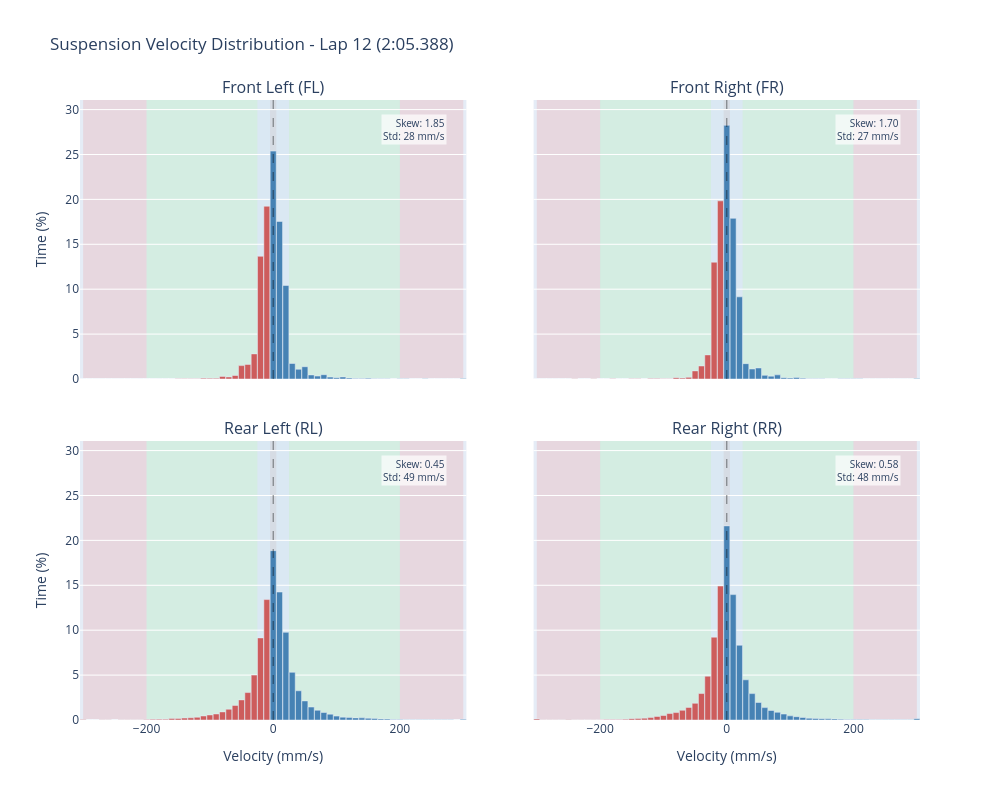

Notebook source saved alongside this figure:
### Markdown cell above
## Velocity Histogram Visualization

This 4-quadrant plot shows the velocity distribution for each corner:
- **Blue bars**: Bump (compression) - positive velocity
- **Red bars**: Rebound (extension) - negative velocity
- **Background shading**: Velocity range zones

### Code cell
# Plot velocity histograms
fig = plot_suspension_velocity_histogram(
    result,
    title=f"Suspension Velocity Distribution - Lap {int(selected_lap['num'])} ({format_lap_time(selected_lap['lap_time'])})",
)
show_fig(fig)

### Figure 1 — Plotly figure (JSON) as saved in the notebook; plotly's stock layout.template omitted (floating-point values rounded to 4 significant figures)
{"data": [{"hovertemplate": "Velocity: %{x:.0f} mm/s<br>Time: %{y:.1f}%<extra></extra>", "marker": {"color": ["indianred", "indianred", "indianred", "indianred", "indianred", "indianred", "indianred", "indianred", "indianred", "indianred", "indianred", "indianred", "indianred", "indianred", "indianred", "indianred", "indianred", "indianred", "indianred", "indianred", "indianred", "indianred", "indianred", "indianred", "indianred", "indianred", "indianred", "indianred", "indianred", "indianred", "steelblue", "steelblue", "steelblue", "steelblue", "steelblue", "steelblue", "steelblue", "steelblue", "steelblue", "steelblue", "steelblue", "steelblue", "steelblue", "steelblue", "steelblue", "steelblue", "steelblue", "steelblue", "steelblue", "steelblue", "steelblue", "steelblue", "steelblue", "steelblue", "steelblue", "steelblue", "steelblue", "steelblue", "steelblue", "steelblue", "steelblue"]}, "name": "FL", "showlegend": false, "type": "bar", "x": [-300.0, -290.0, -280.0, -270.0, -260.0, -250.0, -240.0, -230.0, -220.0, -210.0, -200.0, -190.0, -180.0, -170.0, -160.0, -150.0, -140.0, -130.0, -120.0, -110.0, -100.0, -90.0, -80.0, -70.0, -60.0, -50.0, -40.0, -30.0, -20.0, -10.0, 0.0, 10.0, 20.0, 30.0, 40.0, 50.0, 60.0, 70.0, 80.0, 90.0, 100.0, 110.0, 120.0, 130.0, 140.0, 150.0, 160.0, 170.0, 180.0, 190.0, 200.0, 210.0, 220.0, 230.0, 240.0, 250.0, 260.0, 270.0, 280.0, 290.0, 300.0], "xaxis": "x", "y": [0.00319, 0.0, 0.0, 0.0, 0.0, 0.0, 0.0, 0.0, 0.0, 0.00319, 0.0, 0.0, 0.00319, 0.001595, 0.00319, 0.03669, 0.01436, 0.02871, 0.0319, 0.0973, 0.07337, 0.07497, 0.2919, 0.2281, 0.3892, 1.491, 1.624, 2.798, 13.66, 19.24, 25.38, 17.54, 10.42, 1.729, 1.085, 1.369, 0.453, 0.3238, 0.4801, 0.2105, 0.1404, 0.2249, 0.1101, 0.06859, 0.06061, 0.08294, 0.01436, 0.02871, 0.0335, 0.01276, 0.02552, 0.02074, 0.00957, 0.007975, 0.01595, 0.00319, 0.001595, 0.001595, 0.00638, 0.001595, 0.04307], "yaxis": "y"}, {"hovertemplate": "Velocity: %{x:.0f} mm/s<br>Time: %{y:.1f}%<extra></extra>", "marker": {"color": ["indianred", "indianred", "indianred", "indianred", "indianred", "indianred", "indianred", "indianred", "indianred", "indianred", "indianred", "indianred", "indianred", "indianred", "indianred", "indianred", "indianred", "indianred", "indianred", "indianred", "indianred", "indianred", "indianred", "indianred", "indianred", "indianred", "indianred", "indianred", "indianred", "indianred", "steelblue", "steelblue", "steelblue", "steelblue", "steelblue", "steelblue", "steelblue", "steelblue", "steelblue", "steelblue", "steelblue", "steelblue", "steelblue", "steelblue", "steelblue", "steelblue", "steelblue", "steelblue", "steelblue", "steelblue", "steelblue", "steelblue", "steelblue", "steelblue", "steelblue", "steelblue", "steelblue", "steelblue", "steelblue", "steelblue", "steelblue"]}, "name": "FR", "showlegend": false, "type": "bar", "x": [-300.0, -290.0, -280.0, -270.0, -260.0, -250.0, -240.0, -230.0, -220.0, -210.0, -200.0, -190.0, -180.0, -170.0, -160.0, -150.0, -140.0, -130.0, -120.0, -110.0, -100.0, -90.0, -80.0, -70.0, -60.0, -50.0, -40.0, -30.0, -20.0, -10.0, 0.0, 10.0, 20.0, 30.0, 40.0, 50.0, 60.0, 70.0, 80.0, 90.0, 100.0, 110.0, 120.0, 130.0, 140.0, 150.0, 160.0, 170.0, 180.0, 190.0, 200.0, 210.0, 220.0, 230.0, 240.0, 250.0, 260.0, 270.0, 280.0, 290.0, 300.0], "xaxis": "x2", "y": [0.00638, 0.0, 0.001595, 0.001595, 0.004785, 0.01117, 0.01436, 0.007975, 0.004785, 0.01595, 0.00638, 0.01117, 0.02393, 0.01276, 0.00957, 0.01755, 0.02393, 0.01117, 0.04945, 0.05902, 0.03031, 0.03828, 0.1467, 0.1005, 0.1834, 0.9028, 1.45, 2.686, 13.01, 19.84, 28.24, 17.89, 9.149, 1.71, 1.115, 1.227, 0.4067, 0.319, 0.4594, 0.1467, 0.1069, 0.1739, 0.08294, 0.03509, 0.0335, 0.04147, 0.01276, 0.01117, 0.02074, 0.01436, 0.01436, 0.01755, 0.001595, 0.01117, 0.007975, 0.004785, 0.004785, 0.004785, 0.00638, 0.01117, 0.04307], "yaxis": "y2"}, {"hovertemplate": "Velocity: %{x:.0f} mm/s<br>Time: %{y:.1f}%<extra></extra>", "marker": {"color": ["indianred", "indianred", "indianred", "indianred", "indianred", "indianred", "indianred", "indianred", "indianred", "indianred", "indianred", "indianred", "indianred", "indianred", "indianred", "indianred", "indianred", "indianred", "indianred", "indianred", "indianred", "indianred", "indianred", "indianred", "indianred", "indianred", "indianred", "indianred", "indianred", "indianred", "steelblue", "steelblue", "steelblue", "steelblue", "steelblue", "steelblue", "steelblue", "steelblue", "steelblue", "steelblue", "steelblue", "steelblue", "steelblue", "steelblue", "steelblue", "steelblue", "steelblue", "steelblue", "steelblue", "steelblue", "steelblue", "steelblue", "steelblue", "steelblue", "steelblue", "steelblue", "steelblue", "steelblue", "steelblue", "steelblue", "steelblue"]}, "name": "RL", "showlegend": false, "type": "bar", "x": [-300.0, -290.0, -280.0, -270.0, -260.0, -250.0, -240.0, -230.0, -220.0, -210.0, -200.0, -190.0, -180.0, -170.0, -160.0, -150.0, -140.0, -130.0, -120.0, -110.0, -100.0, -90.0, -80.0, -70.0, -60.0, -50.0, -40.0, -30.0, -20.0, -10.0, 0.0, 10.0, 20.0, 30.0, 40.0, 50.0, 60.0, 70.0, 80.0, 90.0, 100.0, 110.0, 120.0, 130.0, 140.0, 150.0, 160.0, 170.0, 180.0, 190.0, 200.0, 210.0, 220.0, 230.0, 240.0, 250.0, 260.0, 270.0, 280.0, 290.0, 300.0], "xaxis": "x3", "y": [0.04307, 0.007975, 0.01276, 0.01755, 0.03828, 0.01276, 0.02712, 0.02233, 0.0319, 0.04147, 0.06061, 0.07816, 0.0957, 0.09092, 0.1547, 0.1771, 0.2153, 0.2504, 0.3078, 0.4482, 0.5631, 0.6715, 0.9028, 1.201, 1.625, 2.239, 3.055, 4.997, 9.14, 13.41, 18.86, 14.25, 9.763, 5.31, 3.254, 2.126, 1.442, 1.088, 0.8326, 0.6508, 0.4339, 0.319, 0.268, 0.2361, 0.2377, 0.1946, 0.1739, 0.1244, 0.1085, 0.05104, 0.05104, 0.0335, 0.03988, 0.0319, 0.01914, 0.02233, 0.01914, 0.02074, 0.02074, 0.01117, 0.07178], "yaxis": "y3"}, {"hovertemplate": "Velocity: %{x:.0f} mm/s<br>Time: %{y:.1f}%<extra></extra>", "marker": {"color": ["indianred", "indianred", "indianred", "indianred", "indianred", "indianred", "indianred", "indianred", "indianred", "indianred", "indianred", "indianred", "indianred", "indianred", "indianred", "indianred", "indianred", "indianred", "indianred", "indianred", "indianred", "indianred", "indianred", "indianred", "indianred", "indianred", "indianred", "indianred", "indianred", "indianred", "steelblue", "steelblue", "steelblue", "steelblue", "steelblue", "steelblue", "steelblue", "steelblue", "steelblue", "steelblue", "steelblue", "steelblue", "steelblue", "steelblue", "steelblue", "steelblue", "steelblue", "steelblue", "steelblue", "steelblue", "steelblue", "steelblue", "steelblue", "steelblue", "steelblue", "steelblue", "steelblue", "steelblue", "steelblue", "steelblue", "steelblue"]}, "name": "RR", "showlegend": false, "type": "bar", "x": [-300.0, -290.0, -280.0, -270.0, -260.0, -250.0, -240.0, -230.0, -220.0, -210.0, -200.0, -190.0, -180.0, -170.0, -160.0, -150.0, -140.0, -130.0, -120.0, -110.0, -100.0, -90.0, -80.0, -70.0, -60.0, -50.0, -40.0, -30.0, -20.0, -10.0, 0.0, 10.0, 20.0, 30.0, 40.0, 50.0, 60.0, 70.0, 80.0, 90.0, 100.0, 110.0, 120.0, 130.0, 140.0, 150.0, 160.0, 170.0, 180.0, 190.0, 200.0, 210.0, 220.0, 230.0, 240.0, 250.0, 260.0, 270.0, 280.0, 290.0, 300.0], "xaxis": "x4", "y": [0.1196, 0.02552, 0.02393, 0.03031, 0.03828, 0.05264, 0.03509, 0.02074, 0.03669, 0.02552, 0.03509, 0.05742, 0.06061, 0.05902, 0.07975, 0.1467, 0.1563, 0.2074, 0.2696, 0.3972, 0.5024, 0.7194, 0.8278, 1.083, 1.404, 1.858, 2.944, 4.882, 9.224, 14.92, 21.62, 13.96, 8.325, 4.476, 2.938, 1.952, 1.38, 1.058, 0.8581, 0.6635, 0.4594, 0.3701, 0.2775, 0.1946, 0.1691, 0.1467, 0.126, 0.1244, 0.08294, 0.06221, 0.05742, 0.04307, 0.05742, 0.03828, 0.03509, 0.02552, 0.02233, 0.0319, 0.03031, 0.02712, 0.1467], "yaxis": "y4"}], "layout": {"annotations": [{"font": {"size": 16}, "showarrow": false, "text": "Front Left (FL)", "x": 0.23, "xanchor": "center", "xref": "paper", "y": 1.0, "yanchor": "bottom", "yref": "paper"}, {"font": {"size": 16}, "showarrow": false, "text": "Front Right (FR)", "x": 0.77, "xanchor": "center", "xref": "paper", "y": 1.0, "yanchor": "bottom", "yref": "paper"}, {"font": {"size": 16}, "showarrow": false, "text": "Rear Left (RL)", "x": 0.23, "xanchor": "center", "xref": "paper", "y": 0.45, "yanchor": "bottom", "yref": "paper"}, {"font": {"size": 16}, "showarrow": false, "text": "Rear Right (RR)", "x": 0.77, "xanchor": "center", "xref": "paper", "y": 0.45, "yanchor": "bottom", "yref": "paper"}, {"align": "right", "bgcolor": "rgba(255,255,255,0.7)", "font": {"size": 10}, "showarrow": false, "text": "Skew: 1.85<br>Std: 28 mm/s", "x": 0.95, "xref": "x domain", "y": 0.95, "yref": "y domain"}, {"align": "right", "bgcolor": "rgba(255,255,255,0.7)", "font": {"size": 10}, "showarrow": false, "text": "Skew: 1.70<br>Std: 27 mm/s", "x": 0.95, "xref": "x2 domain", "y": 0.95, "yref": "y2 domain"}, {"align": "right", "bgcolor": "rgba(255,255,255,0.7)", "font": {"size": 10}, "showarrow": false, "text": "Skew: 0.45<br>Std: 49 mm/s", "x": 0.95, "xref": "x3 domain", "y": 0.95, "yref": "y3 domain"}, {"align": "right", "bgcolor": "rgba(255,255,255,0.7)", "font": {"size": 10}, "showarrow": false, "text": "Skew: 0.58<br>Std: 48 mm/s", "x": 0.95, "xref": "x4 domain", "y": 0.95, "yref": "y4 domain"}], "bargap": 0.05, "height": 800, "shapes": [{"fillcolor": "gray", "layer": "below", "line": {"width": 0}, "opacity": 0.15, "type": "rect", "x0": -5.0, "x1": 5.0, "xref": "x", "y0": 0, "y1": 1, "yref": "y domain"}, {"fillcolor": "lightblue", "layer": "below", "line": {"width": 0}, "opacity": 0.2, "type": "rect", "x0": 5.0, "x1": 25.0, "xref": "x", "y0": 0, "y1": 1, "yref": "y domain"}, {"fillcolor": "lightblue", "layer": "below", "line": {"width": 0}, "opacity": 0.2, "type": "rect", "x0": -25.0, "x1": -5.0, "xref": "x", "y0": 0, "y1": 1, "yref": "y domain"}, {"fillcolor": "lightgreen", "layer": "below", "line": {"width": 0}, "opacity": 0.2, "type": "rect", "x0": 25.0, "x1": 200.0, "xref": "x", "y0": 0, "y1": 1, "yref": "y domain"}, {"fillcolor": "lightgreen", "layer": "below", "line": {"width": 0}, "opacity": 0.2, "type": "rect", "x0": -200.0, "x1": -25.0, "xref": "x", "y0": 0, "y1": 1, "yref": "y domain"}, {"fillcolor": "lightcoral", "layer": "below", "line": {"width": 0}, "opacity": 0.2, "type": "rect", "x0": 200.0, "x1": 300, "xref": "x", "y0": 0, "y1": 1, "yref": "y domain"}, {"fillcolor": "lightcoral", "layer": "below", "line": {"width": 0}, "opacity": 0.2, "type": "rect", "x0": -300, "x1": -200.0, "xref": "x", "y0": 0, "y1": 1, "yref": "y domain"}, {"line": {"color": "black", "dash": "dash", "width": 1}, "opacity": 0.5, "type": "line", "x0": 0, "x1": 0, "xref": "x", "y0": 0, "y1": 1, "yref": "y domain"}, {"fillcolor": "gray", "layer": "below", "line": {"width": 0}, "opacity": 0.15, "type": "rect", "x0": -5.0, "x1": 5.0, "xref": "x2", "y0": 0, "y1": 1, "yref": "y2 domain"}, {"fillcolor": "lightblue", "layer": "below", "line": {"width": 0}, "opacity": 0.2, "type": "rect", "x0": 5.0, "x1": 25.0, "xref": "x2", "y0": 0, "y1": 1, "yref": "y2 domain"}, {"fillcolor": "lightblue", "layer": "below", "line": {"width": 0}, "opacity": 0.2, "type": "rect", "x0": -25.0, "x1": -5.0, "xref": "x2", "y0": 0, "y1": 1, "yref": "y2 domain"}, {"fillcolor": "lightgreen", "layer": "below", "line": {"width": 0}, "opacity": 0.2, "type": "rect", "x0": 25.0, "x1": 200.0, "xref": "x2", "y0": 0, "y1": 1, "yref": "y2 domain"}, {"fillcolor": "lightgreen", "layer": "below", "line": {"width": 0}, "opacity": 0.2, "type": "rect", "x0": -200.0, "x1": -25.0, "xref": "x2", "y0": 0, "y1": 1, "yref": "y2 domain"}, {"fillcolor": "lightcoral", "layer": "below", "line": {"width": 0}, "opacity": 0.2, "type": "rect", "x0": 200.0, "x1": 300, "xref": "x2", "y0": 0, "y1": 1, "yref": "y2 domain"}, {"fillcolor": "lightcoral", "layer": "below", "line": {"width": 0}, "opacity": 0.2, "type": "rect", "x0": -300, "x1": -200.0, "xref": "x2", "y0": 0, "y1": 1, "yref": "y2 domain"}, {"line": {"color": "black", "dash": "dash", "width": 1}, "opacity": 0.5, "type": "line", "x0": 0, "x1": 0, "xref": "x2", "y0": 0, "y1": 1, "yref": "y2 domain"}, {"fillcolor": "gray", "layer": "below", "line": {"width": 0}, "opacity": 0.15, "type": "rect", "x0": -5.0, "x1": 5.0, "xref": "x3", "y0": 0, "y1": 1, "yref": "y3 domain"}, {"fillcolor": "lightblue", "layer": "below", "line": {"width": 0}, "opacity": 0.2, "type": "rect", "x0": 5.0, "x1": 25.0, "xref": "x3", "y0": 0, "y1": 1, "yref": "y3 domain"}, {"fillcolor": "lightblue", "layer": "below", "line": {"width": 0}, "opacity": 0.2, "type": "rect", "x0": -25.0, "x1": -5.0, "xref": "x3", "y0": 0, "y1": 1, "yref": "y3 domain"}, {"fillcolor": "lightgreen", "layer": "below", "line": {"width": 0}, "opacity": 0.2, "type": "rect", "x0": 25.0, "x1": 200.0, "xref": "x3", "y0": 0, "y1": 1, "yref": "y3 domain"}, {"fillcolor": "lightgreen", "layer": "below", "line": {"width": 0}, "opacity": 0.2, "type": "rect", "x0": -200.0, "x1": -25.0, "xref": "x3", "y0": 0, "y1": 1, "yref": "y3 domain"}, {"fillcolor": "lightcoral", "layer": "below", "line": {"width": 0}, "opacity": 0.2, "type": "rect", "x0": 200.0, "x1": 300, "xref": "x3", "y0": 0, "y1": 1, "yref": "y3 domain"}, {"fillcolor": "lightcoral", "layer": "below", "line": {"width": 0}, "opacity": 0.2, "type": "rect", "x0": -300, "x1": -200.0, "xref": "x3", "y0": 0, "y1": 1, "yref": "y3 domain"}, {"line": {"color": "black", "dash": "dash", "width": 1}, "opacity": 0.5, "type": "line", "x0": 0, "x1": 0, "xref": "x3", "y0": 0, "y1": 1, "yref": "y3 domain"}, {"fillcolor": "gray", "layer": "below", "line": {"width": 0}, "opacity": 0.15, "type": "rect", "x0": -5.0, "x1": 5.0, "xref": "x4", "y0": 0, "y1": 1, "yref": "y4 domain"}, {"fillcolor": "lightblue", "layer": "below", "line": {"width": 0}, "opacity": 0.2, "type": "rect", "x0": 5.0, "x1": 25.0, "xref": "x4", "y0": 0, "y1": 1, "yref": "y4 domain"}, {"fillcolor": "lightblue", "layer": "below", "line": {"width": 0}, "opacity": 0.2, "type": "rect", "x0": -25.0, "x1": -5.0, "xref": "x4", "y0": 0, "y1": 1, "yref": "y4 domain"}, {"fillcolor": "lightgreen", "layer": "below", "line": {"width": 0}, "opacity": 0.2, "type": "rect", "x0": 25.0, "x1": 200.0, "xref": "x4", "y0": 0, "y1": 1, "yref": "y4 domain"}, {"fillcolor": "lightgreen", "layer": "below", "line": {"width": 0}, "opacity": 0.2, "type": "rect", "x0": -200.0, "x1": -25.0, "xref": "x4", "y0": 0, "y1": 1, "yref": "y4 domain"}, {"fillcolor": "lightcoral", "layer": "below", "line": {"width": 0}, "opacity": 0.2, "type": "rect", "x0": 200.0, "x1": 300, "xref": "x4", "y0": 0, "y1": 1, "yref": "y4 domain"}, {"fillcolor": "lightcoral", "layer": "below", "line": {"width": 0}, "opacity": 0.2, "type": "rect", "x0": -300, "x1": -200.0, "xref": "x4", "y0": 0, "y1": 1, "yref": "y4 domain"}, {"line": {"color": "black", "dash": "dash", "width": 1}, "opacity": 0.5, "type": "line", "x0": 0, "x1": 0, "xref": "x4", "y0": 0, "y1": 1, "yref": "y4 domain"}], "title": {"text": "Suspension Velocity Distribution - Lap 12 (2:05.388)"}, "width": 1000, "xaxis": {"anchor": "y", "domain": [0.0, 0.46], "matches": "x3", "showticklabels": false}, "xaxis2": {"anchor": "y2", "domain": [0.54, 1.0], "matches": "x4", "showticklabels": false}, "xaxis3": {"anchor": "y3", "domain": [0.0, 0.46], "title": {"text": "Velocity (mm/s)"}}, "xaxis4": {"anchor": "y4", "domain": [0.54, 1.0], "title": {"text": "Velocity (mm/s)"}}, "yaxis": {"anchor": "x", "domain": [0.55, 1.0], "range": [0, 31.07], "title": {"text": "Time (%)"}}, "yaxis2": {"anchor": "x2", "domain": [0.55, 1.0], "matches": "y", "range": [0, 31.07], "showticklabels": false}, "yaxis3": {"anchor": "x3", "domain": [0.0, 0.45], "range": [0, 31.07], "title": {"text": "Time (%)"}}, "yaxis4": {"anchor": "x4", "domain": [0.0, 0.45], "matches": "y3", "range": [0, 31.07], "showticklabels": false}}}
